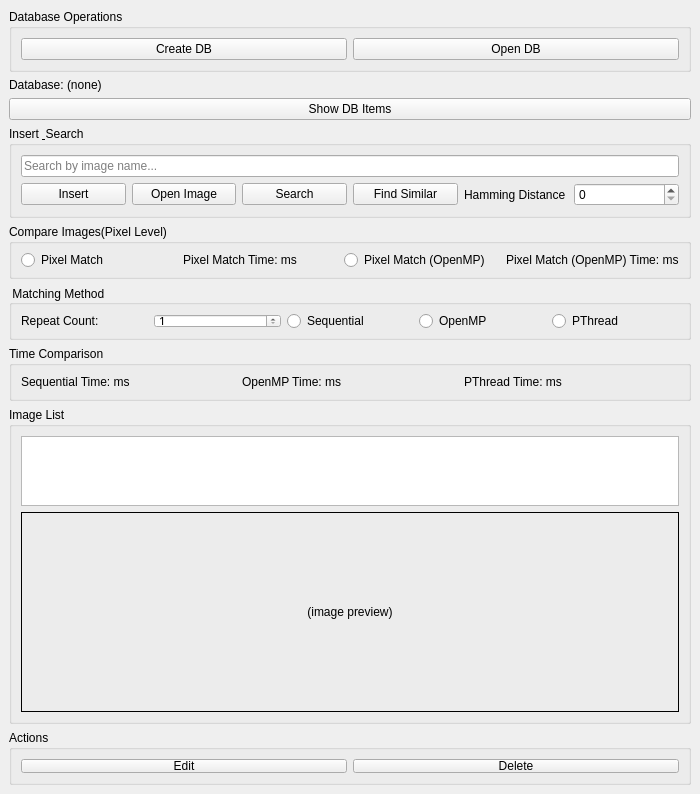
<?xml version="1.0" encoding="UTF-8"?>
<ui version="4.0">
 <class>MainWindow</class>
 <widget class="QMainWindow" name="MainWindow">
  <property name="geometry">
   <rect>
    <x>0</x>
    <y>0</y>
    <width>700</width>
    <height>743</height>
   </rect>
  </property>
  <property name="windowTitle">
   <string>NYCU PP25 1st Group Final Project</string>
  </property>
  <widget class="QWidget" name="centralwidget">
   <layout class="QVBoxLayout" name="verticalLayout">
    <item>
     <widget class="QGroupBox" name="groupBox_db">
      <property name="title">
       <string>Database Operations</string>
      </property>
      <layout class="QHBoxLayout" name="dbLayout">
       <item>
        <widget class="QPushButton" name="btnCreateDB">
         <property name="text">
          <string>Create DB</string>
         </property>
        </widget>
       </item>
       <item>
        <widget class="QPushButton" name="btnOpenDB">
         <property name="text">
          <string>Open DB</string>
         </property>
        </widget>
       </item>
      </layout>
     </widget>
    </item>
    <item>
     <widget class="QLabel" name="labelDBInfo">
      <property name="text">
       <string>Database: (none)</string>
      </property>
     </widget>
    </item>
    <item>
     <widget class="QPushButton" name="btnShowSchema">
      <property name="text">
       <string>Show DB Items</string>
      </property>
     </widget>
    </item>
    <item>
     <widget class="QGroupBox" name="groupBox_insert">
      <property name="title">
       <string>Insert &amp; Search</string>
      </property>
      <layout class="QVBoxLayout" name="insertSearchLayout">
       <item>
        <widget class="QLineEdit" name="lineEdit">
         <property name="placeholderText">
          <string>Search by image name...</string>
         </property>
        </widget>
       </item>
       <item>
        <layout class="QHBoxLayout" name="buttonLayout">
         <item>
          <widget class="QPushButton" name="btnInsert">
           <property name="text">
            <string>Insert</string>
           </property>
          </widget>
         </item>
         <item>
          <widget class="QPushButton" name="btnOpenImage">
           <property name="text">
            <string>Open Image</string>
           </property>
          </widget>
         </item>
         <item>
          <widget class="QPushButton" name="btnSearch">
           <property name="text">
            <string>Search</string>
           </property>
          </widget>
         </item>
         <item>
          <widget class="QPushButton" name="btnFindSimilar">
           <property name="text">
            <string>Find Similar</string>
           </property>
          </widget>
         </item>
         <item>
          <widget class="QLabel" name="HD">
           <property name="text">
            <string>Hamming Distance</string>
           </property>
          </widget>
         </item>
         <item>
          <widget class="QSpinBox" name="spinBox"/>
         </item>
        </layout>
       </item>
      </layout>
     </widget>
    </item>
    <item>
     <widget class="QGroupBox" name="groupBox">
      <property name="minimumSize">
       <size>
        <width>300</width>
        <height>55</height>
       </size>
      </property>
      <property name="title">
       <string>Compare Images(Pixel Level)</string>
      </property>
      <layout class="QHBoxLayout" name="horizontalLayout_2">
       <item>
        <widget class="QRadioButton" name="radioQtCompare">
         <property name="text">
          <string>Pixel Match</string>
         </property>
         <attribute name="buttonGroup">
          <string notr="true">buttonGroup</string>
         </attribute>
        </widget>
       </item>
       <item>
        <widget class="QLabel" name="labelTimeQt">
         <property name="text">
          <string>Pixel Match Time: ms</string>
         </property>
        </widget>
       </item>
       <item>
        <widget class="QRadioButton" name="radioQtOpenMP">
         <property name="text">
          <string>Pixel Match (OpenMP)</string>
         </property>
         <attribute name="buttonGroup">
          <string notr="true">buttonGroup</string>
         </attribute>
        </widget>
       </item>
       <item>
        <widget class="QLabel" name="labelTimeQtOpenMP">
         <property name="text">
          <string>Pixel Match (OpenMP) Time: ms</string>
         </property>
        </widget>
       </item>
      </layout>
     </widget>
    </item>
    <item>
     <widget class="QGroupBox" name="btnRun">
      <property name="minimumSize">
       <size>
        <width>300</width>
        <height>55</height>
       </size>
      </property>
      <property name="baseSize">
       <size>
        <width>0</width>
        <height>0</height>
       </size>
      </property>
      <property name="title">
       <string> Matching Method</string>
      </property>
      <property name="alignment">
       <set>Qt::AlignmentFlag::AlignLeading|Qt::AlignmentFlag::AlignLeft|Qt::AlignmentFlag::AlignVCenter</set>
      </property>
      <layout class="QHBoxLayout" name="horizontalLayout">
       <item>
        <widget class="QLabel" name="labelRepeat">
         <property name="text">
          <string>Repeat Count:</string>
         </property>
        </widget>
       </item>
       <item>
        <widget class="QSpinBox" name="spinRepeat">
         <property name="suffix">
          <string/>
         </property>
         <property name="minimum">
          <number>1</number>
         </property>
         <property name="maximum">
          <number>1000</number>
         </property>
        </widget>
       </item>
       <item>
        <widget class="QRadioButton" name="radioWhileLoop">
         <property name="layoutDirection">
          <enum>Qt::LayoutDirection::LeftToRight</enum>
         </property>
         <property name="text">
          <string>Sequential</string>
         </property>
         <attribute name="buttonGroup">
          <string notr="true">buttonGroup</string>
         </attribute>
        </widget>
       </item>
       <item>
        <widget class="QRadioButton" name="radioOpenMP">
         <property name="text">
          <string>OpenMP</string>
         </property>
         <attribute name="buttonGroup">
          <string notr="true">buttonGroup</string>
         </attribute>
        </widget>
       </item>
       <item>
        <widget class="QRadioButton" name="radioPthread">
         <property name="text">
          <string>PThread</string>
         </property>
         <attribute name="buttonGroup">
          <string notr="true">buttonGroup</string>
         </attribute>
        </widget>
       </item>
      </layout>
     </widget>
    </item>
    <item>
     <widget class="QGroupBox" name="TimeLabel">
      <property name="minimumSize">
       <size>
        <width>0</width>
        <height>55</height>
       </size>
      </property>
      <property name="title">
       <string>Time Comparison</string>
      </property>
      <layout class="QHBoxLayout" name="horizontalLayout_3">
       <item>
        <widget class="QLabel" name="labelTimeSequential">
         <property name="text">
          <string>Sequential Time: ms</string>
         </property>
        </widget>
       </item>
       <item>
        <widget class="QLabel" name="labelTimeOpenMP">
         <property name="text">
          <string>OpenMP Time: ms</string>
         </property>
        </widget>
       </item>
       <item>
        <widget class="QLabel" name="labelTimePThread">
         <property name="text">
          <string>PThread Time: ms</string>
         </property>
        </widget>
       </item>
      </layout>
     </widget>
    </item>
    <item>
     <widget class="QGroupBox" name="groupBox_list">
      <property name="title">
       <string>Image List</string>
      </property>
      <layout class="QVBoxLayout" name="listLayout">
       <item>
        <widget class="QListWidget" name="listWidget"/>
       </item>
       <item>
        <widget class="QLabel" name="imageLabel">
         <property name="minimumSize">
          <size>
           <width>300</width>
           <height>200</height>
          </size>
         </property>
         <property name="frameShape">
          <enum>QFrame::Shape::Box</enum>
         </property>
         <property name="text">
          <string>(image preview)</string>
         </property>
         <property name="alignment">
          <set>Qt::AlignmentFlag::AlignCenter</set>
         </property>
        </widget>
       </item>
      </layout>
     </widget>
    </item>
    <item>
     <widget class="QGroupBox" name="groupBox_actions">
      <property name="minimumSize">
       <size>
        <width>0</width>
        <height>55</height>
       </size>
      </property>
      <property name="title">
       <string>Actions</string>
      </property>
      <layout class="QHBoxLayout" name="actionLayout">
       <item>
        <widget class="QPushButton" name="btnEdit">
         <property name="text">
          <string>Edit</string>
         </property>
        </widget>
       </item>
       <item>
        <widget class="QPushButton" name="btnDelete">
         <property name="text">
          <string>Delete</string>
         </property>
        </widget>
       </item>
      </layout>
     </widget>
    </item>
   </layout>
  </widget>
 </widget>
 <resources/>
 <connections/>
 <buttongroups>
  <buttongroup name="buttonGroup"/>
 </buttongroups>
</ui>
